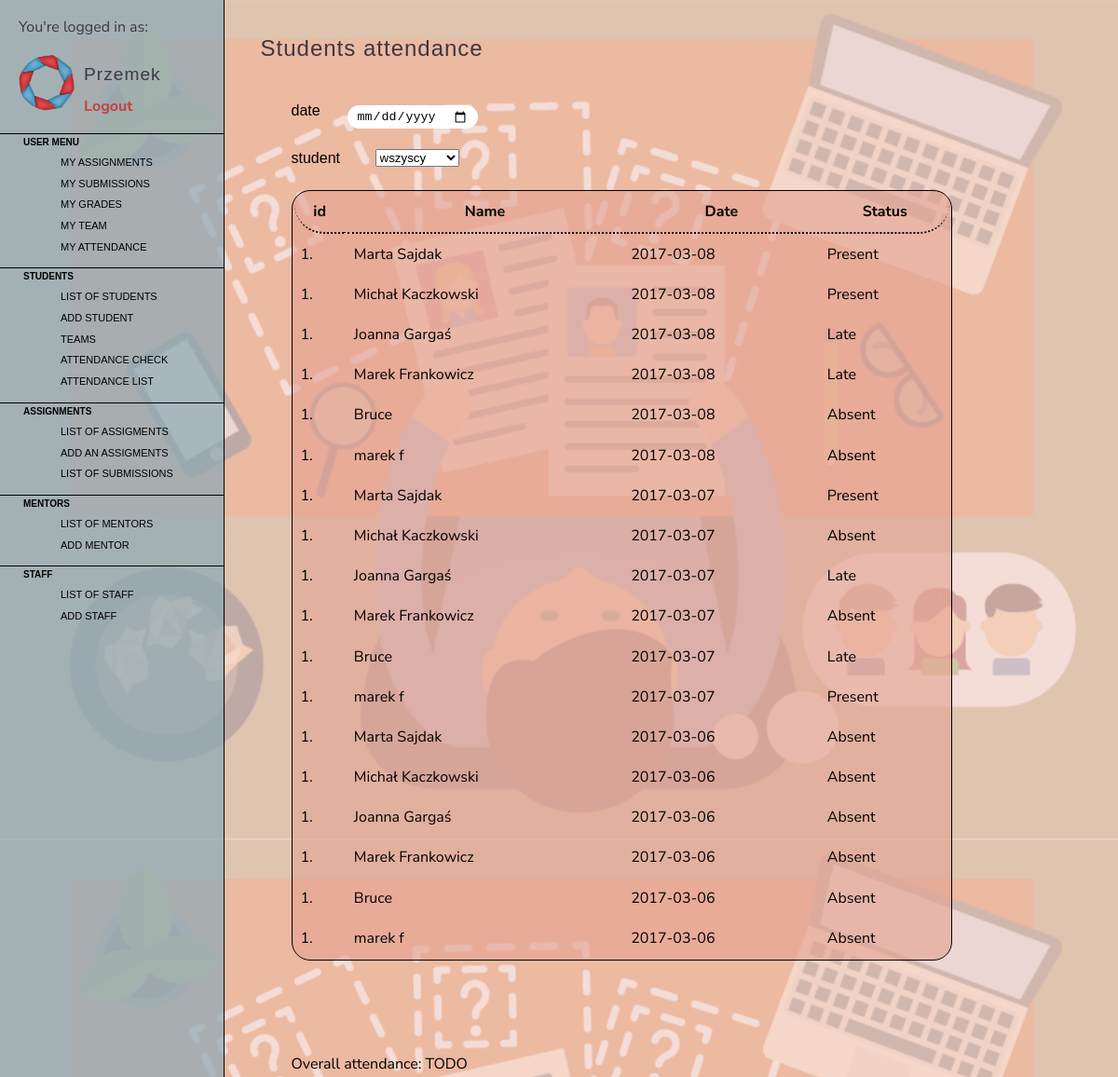
Screenshot of /attendances with the database file from the repository.
### tables this page shows
CREATE TABLE "attendances" (
	`attendance_id`	INTEGER PRIMARY KEY AUTOINCREMENT,
	`user_id`	INTEGER NOT NULL,
	`date`	REAL NOT NULL,
	`status`	NUMERIC NOT NULL
);

CREATE TABLE "users" (
	`user_id`	INTEGER PRIMARY KEY AUTOINCREMENT,
	`name`	TEXT NOT NULL,
	`mail`	TEXT,
	`password`	CHAR(20) NOT NULL,
	`role`	TEXT NOT NULL
);

### controllers/attendances_ctrl.py (the view)
@attendances_ctrl.route("/attendances")
def attendances():
    attendances_list = Attendance.get_attendance_list()
    name_dict = {1: 'Present', 0: 'Absent', 0.8: 'Late' }
    return render_template('attendance_list.html', attendances_list=attendances_list)

### db_controller.py (called while the page is built)
    @classmethod
    def connect(cls):
        return sqlite3.connect('data/ccms.db')

    @classmethod
    def read_user_record_by_user_id(cls, user_id):
        conn = cls.connect()
        cursor = conn.cursor()
        query = "SELECT * FROM `users` WHERE `user_id` = ?;"
        cursor.execute(query, (user_id,))
        user = cursor.fetchall()
        conn.close()
        return user

    @classmethod
    def read_attendance_record_list(cls):
        conn = cls.connect()
        cursor = conn.cursor()
        query = "SELECT * FROM `attendances`;"
        cursor.execute(query)
        attendance_list = cursor.fetchall()
        conn.close()
        return attendance_list

### main.py (called while the page is built)
@app.teardown_appcontext
def close_connection(exception):
    db = getattr(g, '_database', None)
    if db is not None:
        db.close()

### models/attendances.py (called while the page is built)
    @classmethod
    def get_attendance_list(cls):
        return cls.create_attendance_list()

    @classmethod
    def create_attendance_list(cls):
        attendance_data = DB.read_attendance_record_list()
        return [Attendance(*attendance) for attendance in attendance_data]

    def get_student(self):
        return self.student

    def get_date(self):
        return self.date

    def get_status(self):
        return self.status

### models/users.py (called while the page is built)
    @classmethod
    def get_user_by_id(cls, user_id):
        return cls.create_user(user_id)

    @classmethod
    def create_user(cls, user_id):
        pairs = {"student": Student, "mentor": Mentor, "staff": Staff, "boss": Boss}
        args = DB.read_user_record_by_user_id(user_id)
        return pairs[args[0][-1]](*args[0][:-1])

    def get_name(self):
        return self.name

### templates/attendance_list.html (shortened to what this page needs)
{% extends "layout.html" %}
{% block page_name_h1 %}Students attendance{% endblock %}
{% block content %}
        <div class="content">
        <span id="date-style"><label>date</label><input type="date" placeholder="Date"/></span>
        <span id="select_student"><label>student</label><select>
                                    <option>wszyscy</option>
                                </select></span>
            <table>
                <thead>
                    <tr>
                    <th>id</th><th>Name</th><th>Date</th><th>Status</th>
                    </tr>
                </thead>
                <tbody>
                {% for item in attendances_list %}
                <tr>
                    <td>1.</td><td>{{ item.get_student().get_name() }}</td><td>{{ item.get_date()}}</td>
                    <td>{{ "Present" if item.get_status() == 1 }} {{ "Late" if item.get_status() == 0.8 }}
                    {{ "Absent" if item.get_status() == 0 }} </td>
                </tr>
                {% endfor %}
                </tbody>
            </table>
        <br>
        <span id="overall_attendance">Overall attendance: TODO</span>
    </div>
{% endblock %}

### templates/layout.html (shortened to what this page needs)
<!DOCTYPE html>
<html lang="en">
  <head>
    <link rel="stylesheet" href="/static/css/style.css">
  </head>
  <body>
    <sidebar>
      <header class="sideheader">
        <p>You're logged in as:</p>
        <img id="logo" src="images/logo.png" alt="logo">
        <h2>Przemek</h2>
        <a href="index.html">Logout</a>
      </header>
      <nav>
         <ul>
             <li><a href="user_details.html">User menu</a></li>
            <ul class="submenu">
                <li><a href="assignments.html">My assignments</a></li>
                <li><a href="submissions.html">My submissions</a></li>
                <li><a href="grades_view.html">My grades</a></li>
                <li><a href="team_details.html">My team</a></li>
                <li><a href="attendance_student_view.html">My attendance</a></li>
            </ul>
                <li><a href="users.html">Students</a></li>
                <ul class="submenu">
                    <li><a href="users.html">List of students</a></li>
                    <li><a href="add_edit_person_form.html">Add student</a></li>
                    <li><a href="teams.html">Teams</a></li>
                    <li><a href="attendance_check.html">Attendance check</a></li>
                    <li><a href="attendance_list.html">Attendance list</a></li>
                </ul>
                <li><a href="assignments.html">Assignments</a></li>
                    <ul class="submenu">
                    <li><a href="assignments.html">List of assigments</a></li>
                    <li><a href="add_edit_assignment.html">Add an assigments</a></li>
                    <li><a href="submissions.html">List of submissions</a></li>
                  </ul>
              <li><a href="users.html">Mentors</a></li>
                <ul class="submenu">
                  <li><a href="users.html">List of mentors</a></li>
                  <li><a href="add_edit_person_form.html">Add mentor</a></li>
                </ul>
              <li><a href="users.html">Staff</a></li>
                <ul class="submenu">
                  <li><a href="users.html">List of staff</a></li>
                  <li><a href="add_edit_person_form.html">Add staff</a></li>
                </ul>
            </ul>
          </nav>
    </sidebar>
    <div class="wrap">
        <h1>{% block page_name_h1 %}{% endblock %}</h1>
      <div class="content">
      {% block content %}{% endblock %}
      </div>
    </div>
  </body>
</html>

### static/css/style.css (style rules this page uses)
html, body { height: 100%; }
body { font: 100% "Nunito Sans", sans-serif; line-height: 1.7; margin: 0; padding: 0; min-width: 470px; width: 100%; }
body::after { content: ""; background-image: url("images/background.png"); background-size: 100%; position: fixed; z-index: -1; opacity: 0.3; top: 0; left: 0; bottom: 0; right: 0; height: 100%; }
p { color: #3C3744; text-align: left; }
h1, h2 { margin: 2%; font: normal 1.2em Sansita, sans-serif; letter-spacing: 1px; color: #3C3744; }
h1 { font-size: 1.5em; padding: 2%; }
h2 { margin: 0; padding: 10px 0; }
header { padding: 0 20px 5px 20px; }
#logo { border-radius: 50%; float: left; padding-right: 10px; width: 60px; }
a:link, a:visited, a:active, a:hover { font-weight: bold; text-decoration: none; color: #C3423F; }
sidebar { float: left; width: 20%; height: 100%; background-color:rgba(138, 169, 181, 0.69); border-right: 1px solid black; position: fixed; }
.wrap { margin: 0 auto; top: 0; height: 100%; float: right; width: 79.9%; }
.wrap::after { background-color: rgba(228, 163, 148, 0.52); content: ""; position: fixed; z-index: -1; top: 0; left: 0; bottom: 0; right: 0; height: 100%; }
.content { padding: 0 10% 0 4%; margin-bottom: 10%; }
nav { padding-top: 4%; }
nav ul { margin: 0; padding: 0; list-style-type: none; overflow: hidden; }
nav ul li a { display: block; font-size: 10px; font-family: Sansita, sans-serif; color: black !important; text-transform: uppercase; text-decoration: none; padding: 0 20px 4px 25px; }
nav ul li a:first-of-type { border-top: 1px solid black; }
.submenu { margin-left: 40px; padding-bottom: 9px; }
.submenu li a { font-size: 11px; font-weight: 100; }
.submenu li a:first-of-type { border-top: none; }
#date-style { display: flex; margin-bottom: 10px; }
#date-style label { padding-left:0; width: 50px; height: 20px; font-weight: 100; font-family: Helvetica, serif; }
#date-style input { margin-left: 10px; width: 140px; border-radius: 25px; border-width: 0; }
#select_student label, select { padding-left: 0px; width: 90px; font-weight: 100; font-family: Helvetica, serif; }
label, input, textarea { float: left; clear: left; width: 15em; padding-left: 100px; }
input, textarea { width: 50%; padding: 4px 10px; margin: 8px 80px; box-sizing: border-box; }
table { background-color: rgba(228, 163, 148, 0.62); width: 100%; border: 1px solid black; border-radius: 20px; margin: 3% 0 10% 0; }
table th { border-bottom: 1px dotted black; }
table th:first-of-type { border-bottom-left-radius: 2em; }
table th:last-of-type { border-bottom-right-radius: 2em; }
table td, table th { padding: 7px; }
table td { border-width: 1px; }
table thead th { border-width: 1px 1px 2px 1px; }
table tbody td:first-child, table thead th:first-child { border-right-width: 2px; }

### rows the page displays
attendances: get_student "Marta Sajdak", get_date "2017-03-08", value "Present"
attendances: get_student "Michał Kaczkowski", get_date "2017-03-08", value "Present"
attendances: get_student "Joanna Gargaś", get_date "2017-03-08", status "Late"
attendances: get_student "Marek Frankowicz", get_date "2017-03-08", status "Late"
attendances: get_student "Bruce", get_date "2017-03-08", value "Absent"
attendances: get_student "marek f", get_date "2017-03-08", value "Absent"
attendances: get_student "Marta Sajdak", get_date "2017-03-07", value "Present"
attendances: get_student "Michał Kaczkowski", get_date "2017-03-07", value "Absent"
attendances: get_student "Joanna Gargaś", get_date "2017-03-07", status "Late"
attendances: get_student "Marek Frankowicz", get_date "2017-03-07", value "Absent"
attendances: get_student "Bruce", get_date "2017-03-07", status "Late"
attendances: get_student "marek f", get_date "2017-03-07", value "Present"
attendances: get_student "Marta Sajdak", get_date "2017-03-06", value "Absent"
attendances: get_student "Michał Kaczkowski", get_date "2017-03-06", value "Absent"
attendances: get_student "Joanna Gargaś", get_date "2017-03-06", value "Absent"
attendances: get_student "Marek Frankowicz", get_date "2017-03-06", value "Absent"
attendances: get_student "Bruce", get_date "2017-03-06", value "Absent"
attendances: get_student "marek f", get_date "2017-03-06", value "Absent"
